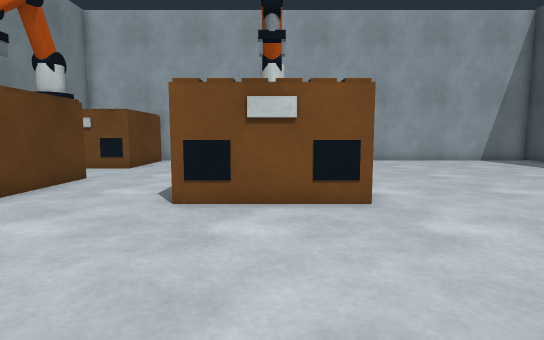
[1] (above)

18 first-person views from a walk through a world built for the Gazebo simulator. The camera is 0.34 m above the floor, tilts 6° down and sees 80° across. The lines on the ground mark 1 m squares. The floor is counted in squares, 0.25 m on a side. Each view is taken from the middle of a square. On the plan, view 1 faces up. The plan holds only what a view shows up to about 14 squares ahead; the rest is blank. The place goes on beyond the plan.

[2]
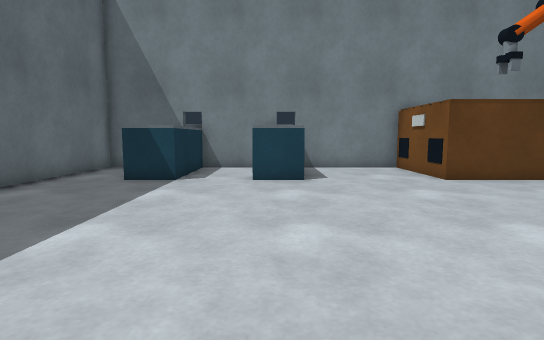

[3]
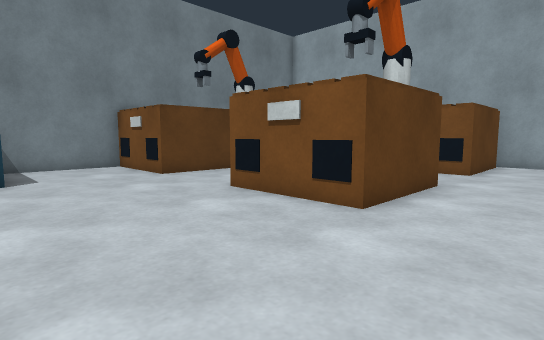

[4]
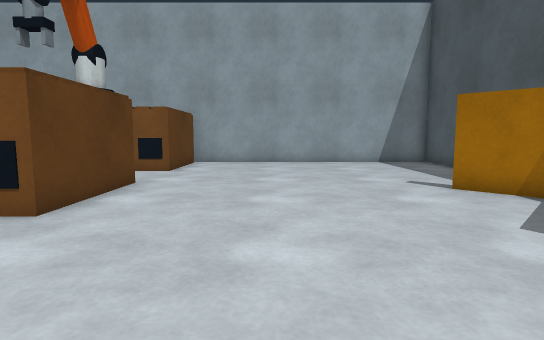

[5]
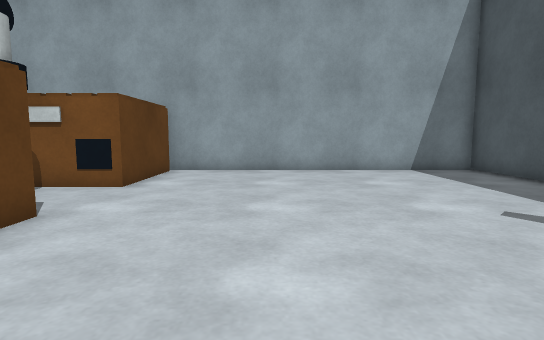

[6]
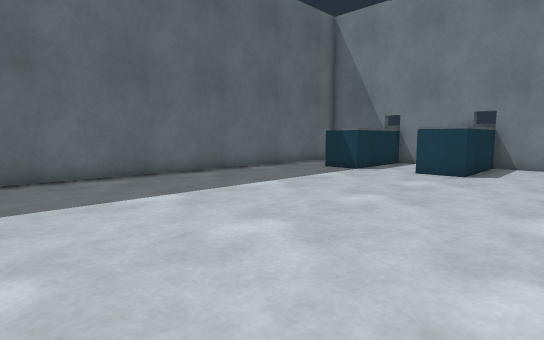

[7]
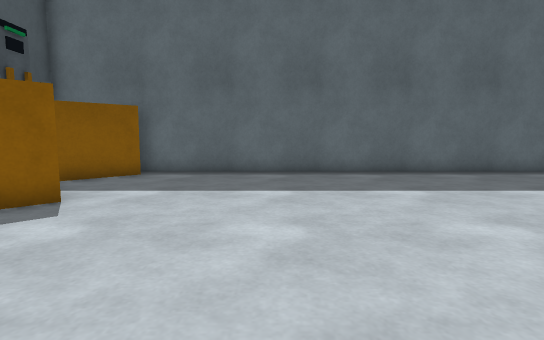

[8]
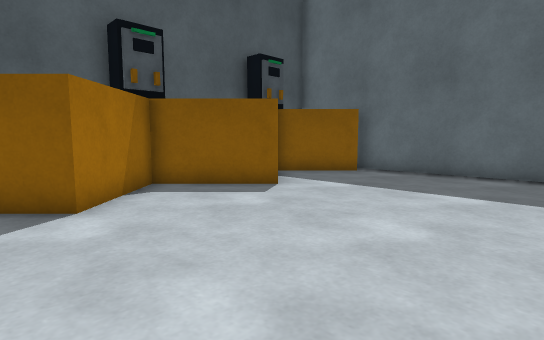

[9]
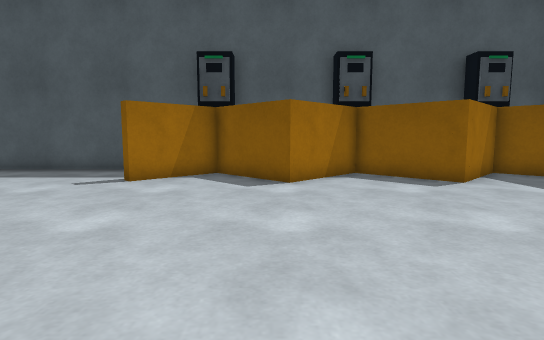

[10]
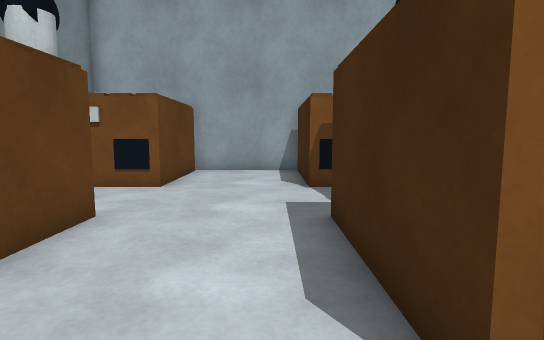

[11]
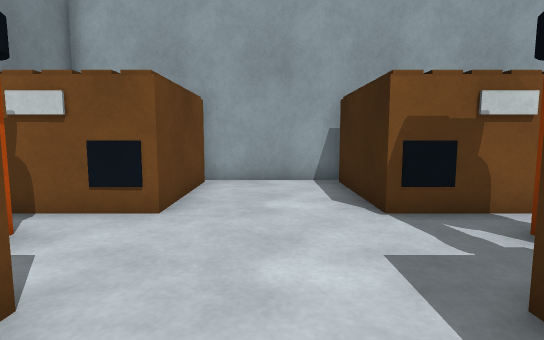

[12]
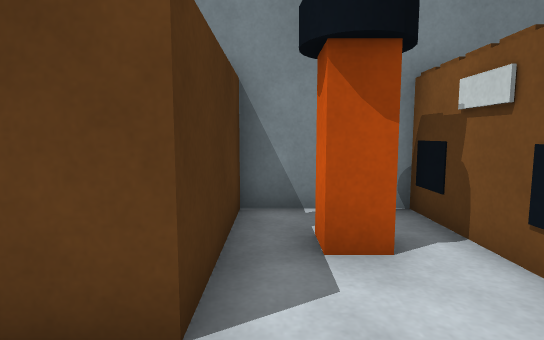

[13]
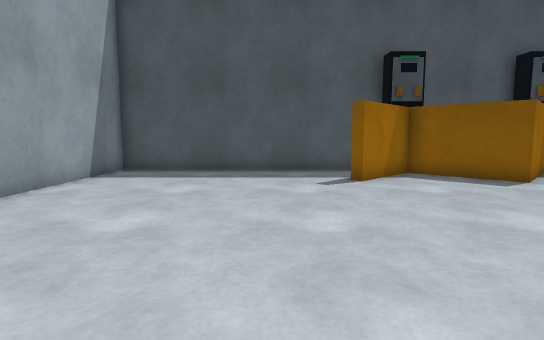

[14]
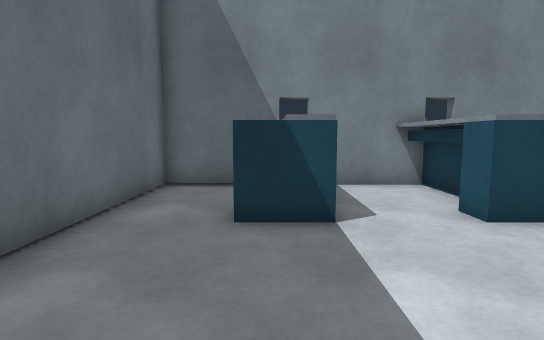

[15]
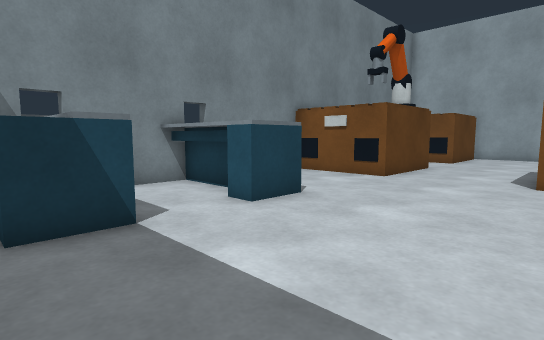

[16]
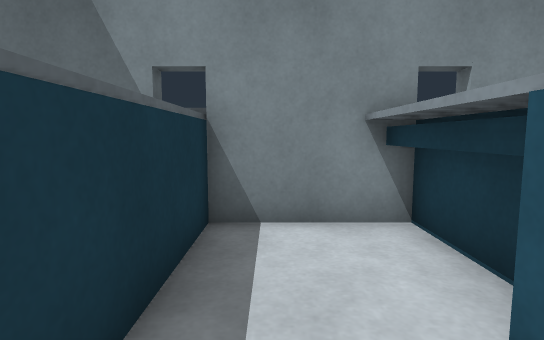

[17]
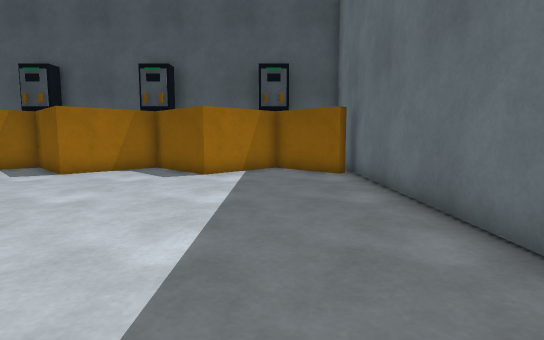

[18]
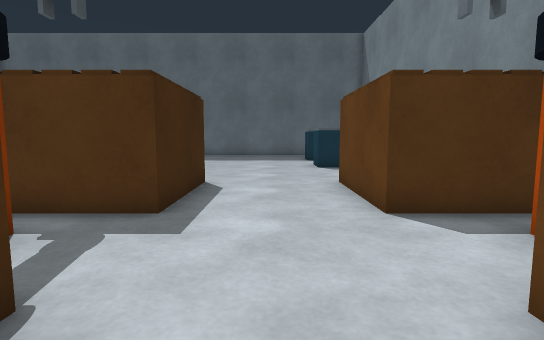

### Floor plan
Points are (right, up) in squares from view 1. A wall is a line through its corners. A room is listed if a view was taken in it or the views show most of it. See-through windows are left out.
Room 1 (views 1, 2, 3, 4, 5, 6, 7, 8, 9, 10, 11, 12, 13, 14, 15, 16, 17, 18)
walls: (-1.1, 6.4) (-2, 6.4) (-2, 10.4) (0.6, 10.4); (2, 10.5) (2, 6.4) (1.1, 6.4); (-0.4, 11.5) (-0.4, 12.5); (-1.5, 13.6) (-2, 13.6) (-2, 17.6); (-6, 10.4) (-6, 6.4) (-6.8, 6.4); (-6, -2.4) (-6, -3.6); (-9.1, 6.4) (-10, 6.4) (-10, -1.5); (-10.1, 2) (-6.4, 2); (14, 8.8) (14, 18) (1.9, 18); (2, 17.6) (2, 13.6) (1.5, 13.6); (10.7, -5.4) (12.9, -3.2) (10.4, -0.6) (12.9, 1.9) (10.4, 4.5) (12.9, 7) (10.7, 9.3) (10.9, 9.6); (-1.9, 18) (-6.1, 18); (-10, -2.8) (-10, -6) (12.2, -6); (-6, 17.6) (-6, 13.6)
ways out: opening at (-6, 12)
objects: grey box (-10, -2) to (-6, -2); grey box (-9, 0) to (-6, 2); black box (-9, 6); white box (-8, 6); black box (-7, 6); black box (-1, 6); black box (-1, 14); white box (0, 6); white box (0, 14); black box (1, 6); black box (1, 14)

Positions as (right, up) in squares from view 1, and headings:
1: (0, 0), facing up
2: (4, 1), facing left
3: (5, 1), facing up-left
4: (6, 1), facing up
5: (6, 5), facing up
6: (6, 5), facing down-left
7: (6, 6), facing down
8: (4, 6), facing down-right
9: (1, 5), facing right
10: (-3, 5), facing up
11: (-4, 8), facing up
12: (-4, 11), facing left
13: (1, 12), facing right
14: (-1, -3), facing left
15: (-1, -4), facing up-left
16: (-5, -1), facing left
17: (-1, -3), facing right
18: (-4, 16), facing down
